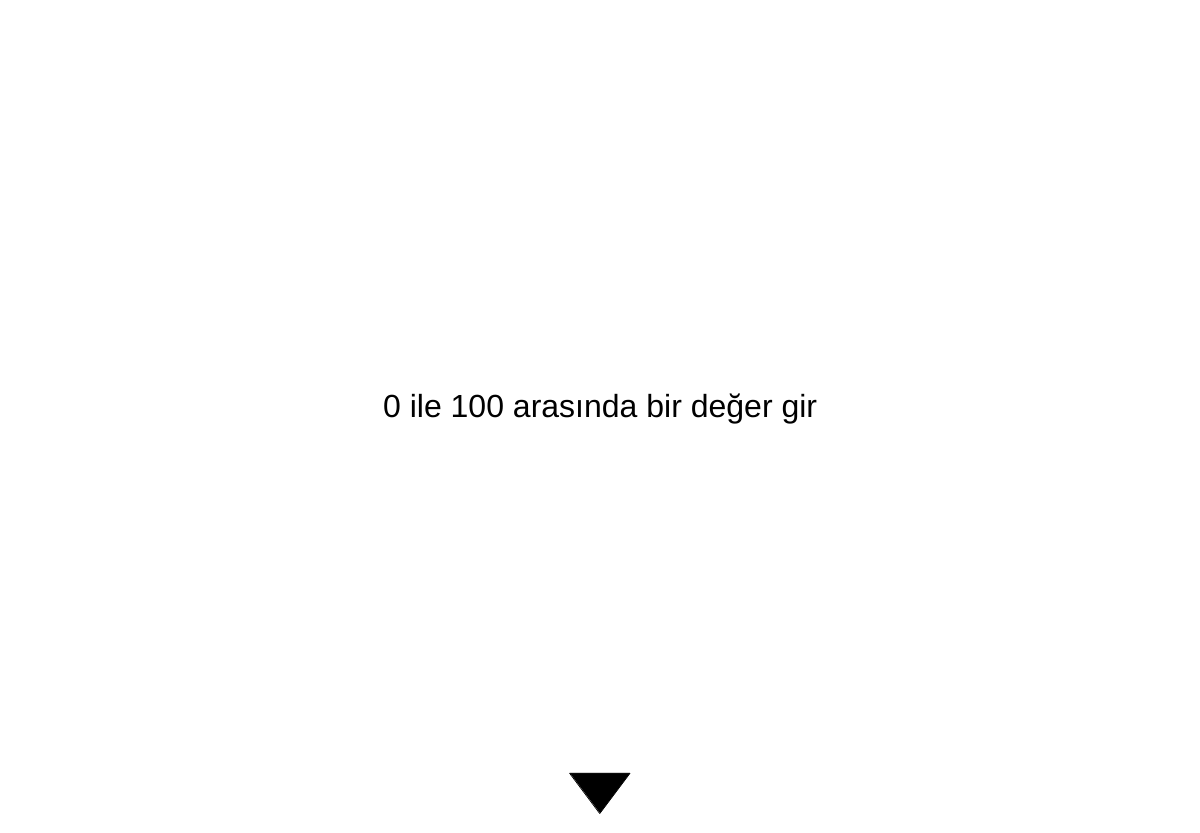
Frame 1 (no input)
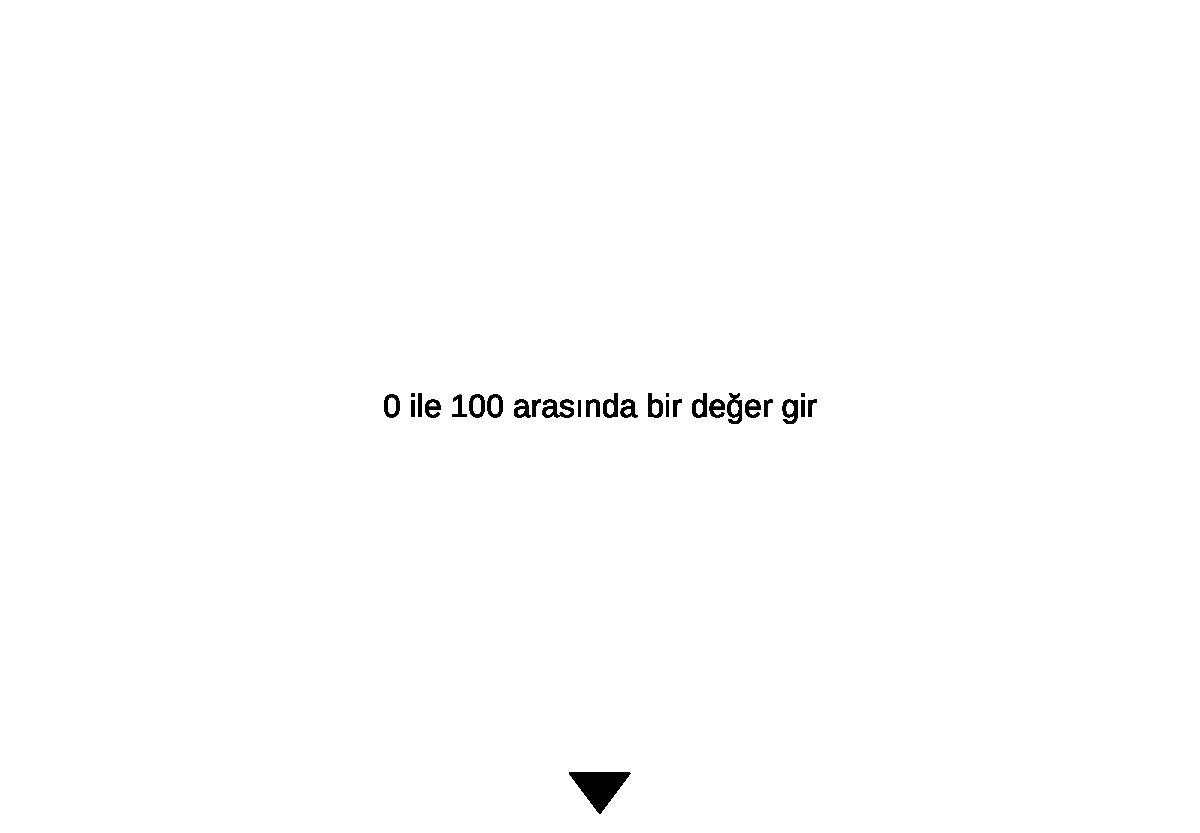
Frame 60 (no input)
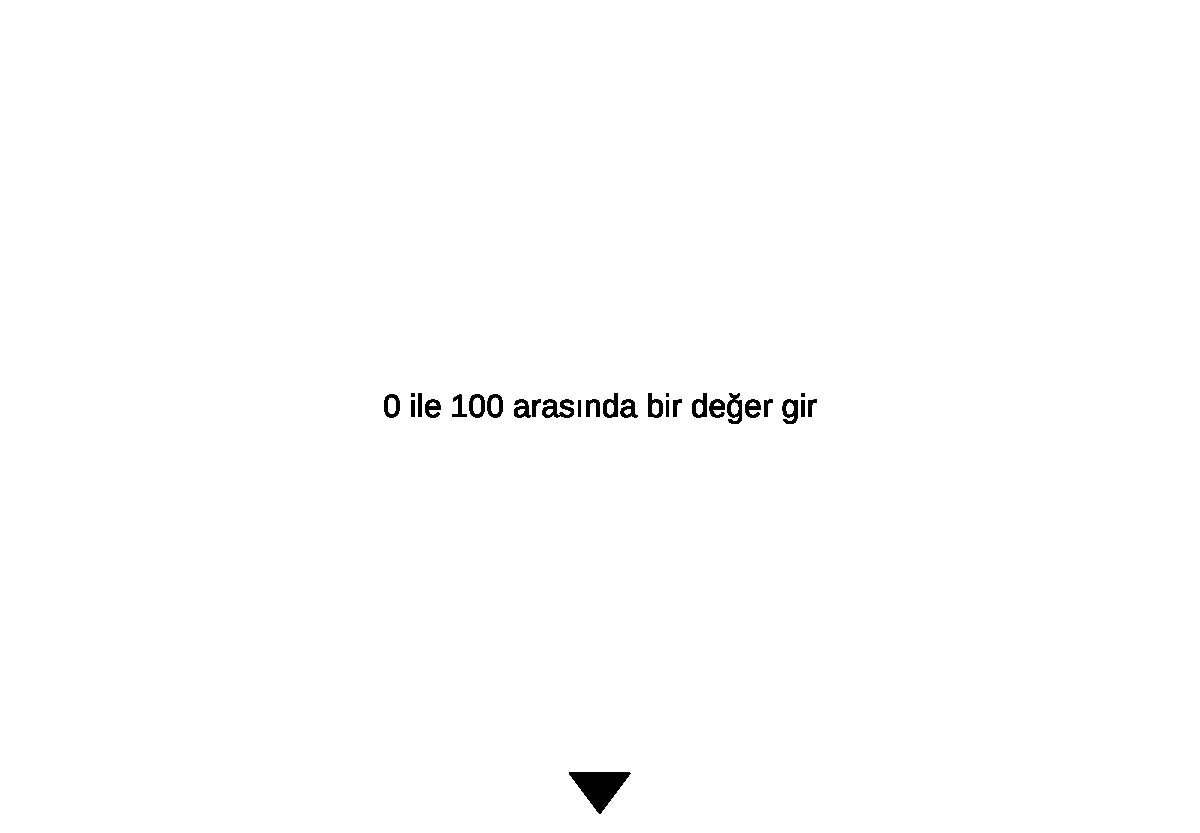
Frame 120 (the mouse pressed at the canvas centre since frame 60)

The p5.js sketch that drew these frames (run headless with seeded random() and noise() and a simulated clock; from frame 60 on, the mouse is pressed at the canvas centre):

// p5.js sketch
// ── sketch.js
let answer;
let isStarted;
let cnt = 0;

function setup() {
  createCanvas(windowWidth, windowHeight- (windowHeight / 6));
  answer = round(random(100));
  textAlign(CENTER);
  textSize(32);
  background(255, 255, 255);
  var inp = createInput();
  inp.input(guess);
}

function guess() {
  let n = this.value();
  background(255, 255, 255);
  if (n == answer) {
    text('Doğru!', width / 2, height / 2);
  }
  else if (n < answer) {
    text('Daha yüksek...', width / 2, height / 2);
  }
  else if (n > answer) {
    text('Daha düşük...', width / 2, height / 2);
  }
  isStarted = true;
}

function draw(){
  if (!isStarted) {
    text('0 ile 100 arasında bir değer gir', width / 2, height / 2);
    fill(0);
    triangle(width/2 - 30, windowHeight- (windowHeight / 6) - 60, width/2 + 30, windowHeight- (windowHeight / 6) - 60, width / 2, windowHeight - (windowHeight / 6) - 20);
  }
}
